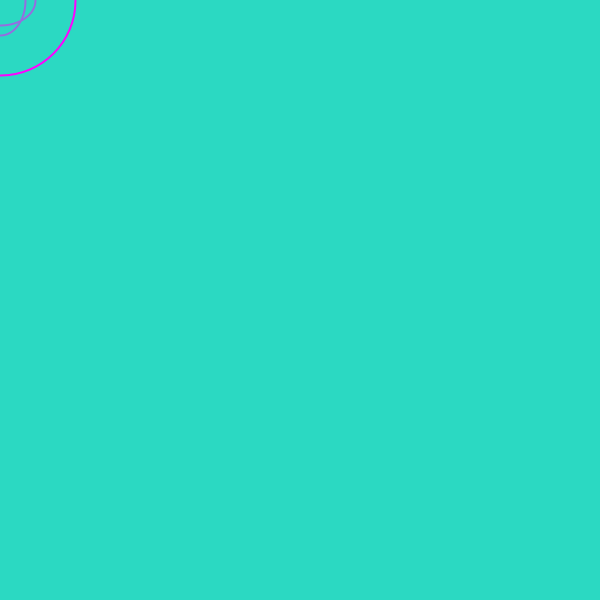
Frame 1 (no input)
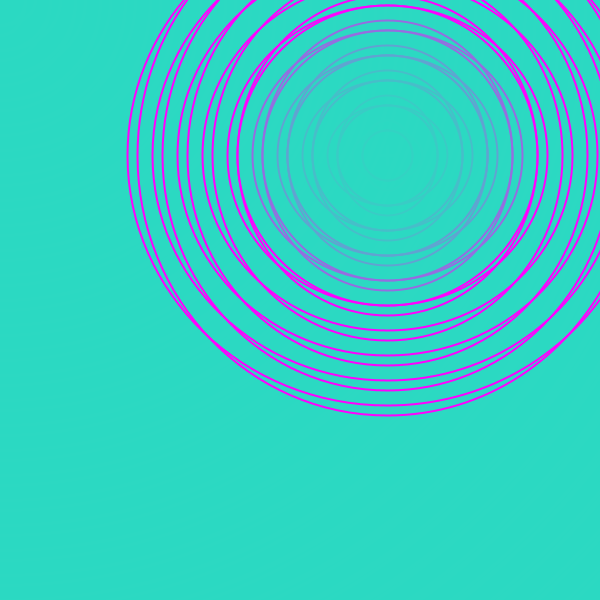
Frame 60 (the mouse pressed at the canvas centre just before this capture)
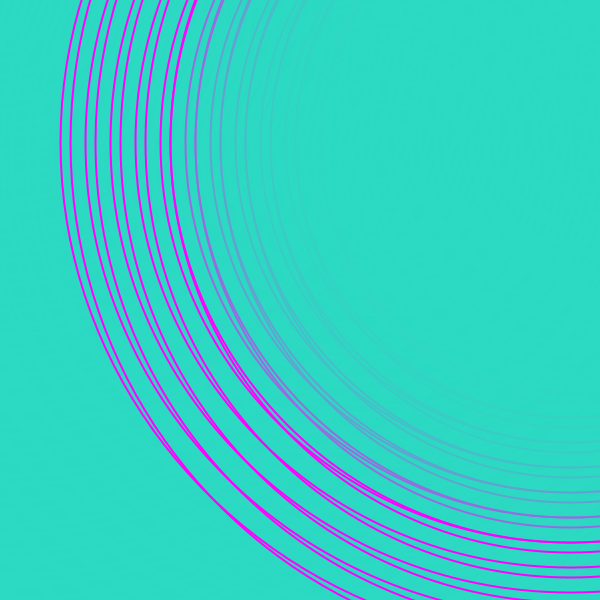
Frame 120 (the mouse held since frame 60 and released just before this capture)

The Processing sketch that drew these frames (run headless with seeded random() and noise(); from frame 60 on, the mouse is pressed at the canvas centre):

// Processing sketch: processing_142078
// ── processing_142078.pde

void setup(){
  size(600,600);
  background(43,217,194);
  noFill();
  frameRate(9);
  stroke(255,0,255);
  strokeWeight(2);
  
  
  
}
int i=0;
int x=0;
int y=0;

void draw(){
  
  i++;
  
  if(i==50){
    i=0;
    x=(int)random(width);
    y=(int)random(height);
  }
    ellipse(x,y,i*50+20, i*50);
    ellipse(x,y,i*50, i*50+20);
    fill(43,217,194,128);
    ellipse(x,y,i*50-200,i*50-200);
    noFill();
   
  
  
}
